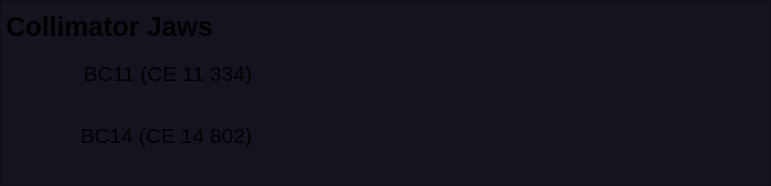
   <widget class="QFrame" name="frame_generic_16">
    <property name="geometry">
     <rect>
      <x>440</x>
      <y>795</y>
      <width>771</width>
      <height>186</height>
     </rect>
    </property>
    <property name="styleSheet">
     <string notr="true">background-color: rgb(20,20,30);</string>
    </property>
    <property name="frameShape">
     <enum>QFrame::StyledPanel</enum>
    </property>
    <property name="frameShadow">
     <enum>QFrame::Raised</enum>
    </property>
    <layout class="QGridLayout" name="gridLayout_13">
     <property name="leftMargin">
      <number>5</number>
     </property>
     <property name="topMargin">
      <number>10</number>
     </property>
     <property name="rightMargin">
      <number>5</number>
     </property>
     <property name="bottomMargin">
      <number>5</number>
     </property>
     <property name="horizontalSpacing">
      <number>10</number>
     </property>
     <property name="verticalSpacing">
      <number>5</number>
     </property>
     <item row="2" column="1">
      <widget class="PyDMScaleIndicator" name="PyDMScaleIndicator">
       <property name="toolTip">
        <string/>
       </property>
       <property name="showUnits" stdset="0">
        <bool>true</bool>
       </property>
       <property name="channel" stdset="0">
        <string>COLL:LI11:334:LVPOS</string>
       </property>
       <property name="showValue" stdset="0">
        <bool>false</bool>
       </property>
       <property name="flipScale" stdset="0">
        <bool>false</bool>
       </property>
       <property name="invertedAppearance" stdset="0">
        <bool>false</bool>
       </property>
       <property name="barIndicator" stdset="0">
        <bool>true</bool>
       </property>
       <property name="indicatorColor" stdset="0">
        <color>
         <red>0</red>
         <green>255</green>
         <blue>0</blue>
        </color>
       </property>
       <property name="scaleHeight" stdset="0">
        <number>35</number>
       </property>
       <property name="valuePosition" stdset="0">
        <enum>Qt::TopEdge</enum>
       </property>
       <property name="originAtZero" stdset="0">
        <bool>false</bool>
       </property>
       <property name="limitsFromChannel" stdset="0">
        <bool>false</bool>
       </property>
       <property name="userLowerLimit" stdset="0">
        <double>-50.000000000000000</double>
       </property>
       <property name="userUpperLimit" stdset="0">
        <double>10.000000000000000</double>
       </property>
      </widget>
     </item>
     <item row="3" column="1">
      <widget class="PyDMScaleIndicator" name="PyDMScaleIndicator_3">
       <property name="toolTip">
        <string/>
       </property>
       <property name="showUnits" stdset="0">
        <bool>true</bool>
       </property>
       <property name="channel" stdset="0">
        <string>COLL:LI14:802:LVPOS</string>
       </property>
       <property name="showValue" stdset="0">
        <bool>false</bool>
       </property>
       <property name="showTicks" stdset="0">
        <bool>true</bool>
       </property>
       <property name="flipScale" stdset="0">
        <bool>false</bool>
       </property>
       <property name="invertedAppearance" stdset="0">
        <bool>false</bool>
       </property>
       <property name="barIndicator" stdset="0">
        <bool>true</bool>
       </property>
       <property name="indicatorColor" stdset="0">
        <color>
         <red>0</red>
         <green>255</green>
         <blue>0</blue>
        </color>
       </property>
       <property name="backgroundSizeRate" stdset="0">
        <double>0.800000000000000</double>
       </property>
       <property name="limitsFromChannel" stdset="0">
        <bool>false</bool>
       </property>
       <property name="userLowerLimit" stdset="0">
        <double>-50.000000000000000</double>
       </property>
       <property name="userUpperLimit" stdset="0">
        <double>10.000000000000000</double>
       </property>
      </widget>
     </item>
     <item row="3" column="2">
      <widget class="PyDMScaleIndicator" name="PyDMScaleIndicator_4">
       <property name="toolTip">
        <string/>
       </property>
       <property name="showUnits" stdset="0">
        <bool>true</bool>
       </property>
       <property name="channel" stdset="0">
        <string>COLL:LI14:803:LVPOS</string>
       </property>
       <property name="showValue" stdset="0">
        <bool>false</bool>
       </property>
       <property name="flipScale" stdset="0">
        <bool>false</bool>
       </property>
       <property name="invertedAppearance" stdset="0">
        <bool>false</bool>
       </property>
       <property name="barIndicator" stdset="0">
        <bool>true</bool>
       </property>
       <property name="backgroundColor" stdset="0">
        <color>
         <red>0</red>
         <green>255</green>
         <blue>0</blue>
        </color>
       </property>
       <property name="indicatorColor" stdset="0">
        <color>
         <red>169</red>
         <green>169</green>
         <blue>169</blue>
        </color>
       </property>
       <property name="limitsFromChannel" stdset="0">
        <bool>false</bool>
       </property>
       <property name="userLowerLimit" stdset="0">
        <double>-10.000000000000000</double>
       </property>
       <property name="userUpperLimit" stdset="0">
        <double>50.000000000000000</double>
       </property>
      </widget>
     </item>
     <item row="2" column="2">
      <widget class="PyDMScaleIndicator" name="PyDMScaleIndicator_2">
       <property name="toolTip">
        <string/>
       </property>
       <property name="showUnits" stdset="0">
        <bool>true</bool>
       </property>
       <property name="channel" stdset="0">
        <string>COLL:LI11:335:LVPOS</string>
       </property>
       <property name="showValue" stdset="0">
        <bool>false</bool>
       </property>
       <property name="invertedAppearance" stdset="0">
        <bool>false</bool>
       </property>
       <property name="barIndicator" stdset="0">
        <bool>true</bool>
       </property>
       <property name="backgroundColor" stdset="0">
        <color>
         <red>0</red>
         <green>255</green>
         <blue>0</blue>
        </color>
       </property>
       <property name="indicatorColor" stdset="0">
        <color>
         <red>169</red>
         <green>163</green>
         <blue>169</blue>
        </color>
       </property>
       <property name="limitsFromChannel" stdset="0">
        <bool>false</bool>
       </property>
       <property name="userLowerLimit" stdset="0">
        <double>-10.000000000000000</double>
       </property>
       <property name="userUpperLimit" stdset="0">
        <double>50.000000000000000</double>
       </property>
      </widget>
     </item>
     <item row="2" column="0">
      <widget class="QLabel" name="label_97">
       <property name="minimumSize">
        <size>
         <width>168</width>
         <height>0</height>
        </size>
       </property>
       <property name="font">
        <font>
         <pointsize>16</pointsize>
         <weight>50</weight>
         <bold>false</bold>
        </font>
       </property>
       <property name="text">
        <string>BC11 (CE 11 334)</string>
       </property>
       <property name="alignment">
        <set>Qt::AlignRight|Qt::AlignTop|Qt::AlignTrailing</set>
       </property>
      </widget>
     </item>
     <item row="3" column="0">
      <widget class="QLabel" name="label_98">
       <property name="minimumSize">
        <size>
         <width>168</width>
         <height>0</height>
        </size>
       </property>
       <property name="font">
        <font>
         <pointsize>16</pointsize>
         <weight>50</weight>
         <bold>false</bold>
        </font>
       </property>
       <property name="text">
        <string>BC14 (CE 14 802)</string>
       </property>
       <property name="alignment">
        <set>Qt::AlignRight|Qt::AlignTop|Qt::AlignTrailing</set>
       </property>
      </widget>
     </item>
     <item row="1" column="0" colspan="3">
      <widget class="PyDMDrawingLine" name="PyDMDrawingLine_42">
       <property name="minimumSize">
        <size>
         <width>0</width>
         <height>10</height>
        </size>
       </property>
       <property name="maximumSize">
        <size>
         <width>16777215</width>
         <height>10</height>
        </size>
       </property>
       <property name="toolTip">
        <string/>
       </property>
       <property name="brush" stdset="0">
        <brush brushstyle="SolidPattern">
         <color alpha="255">
          <red>200</red>
          <green>200</green>
          <blue>200</blue>
         </color>
        </brush>
       </property>
       <property name="penColor" stdset="0">
        <color>
         <red>80</red>
         <green>80</green>
         <blue>80</blue>
        </color>
       </property>
       <property name="penWidth" stdset="0">
        <double>1.000000000000000</double>
       </property>
      </widget>
     </item>
     <item row="0" column="0" colspan="3">
      <widget class="QLabel" name="label_58">
       <property name="maximumSize">
        <size>
         <width>16777215</width>
         <height>30</height>
        </size>
       </property>
       <property name="font">
        <font>
         <pointsize>20</pointsize>
         <weight>75</weight>
         <bold>true</bold>
        </font>
       </property>
       <property name="text">
        <string>Collimator Jaws</string>
       </property>
       <property name="alignment">
        <set>Qt::AlignLeading|Qt::AlignLeft|Qt::AlignVCenter</set>
       </property>
      </widget>
     </item>
    </layout>
   </widget>
